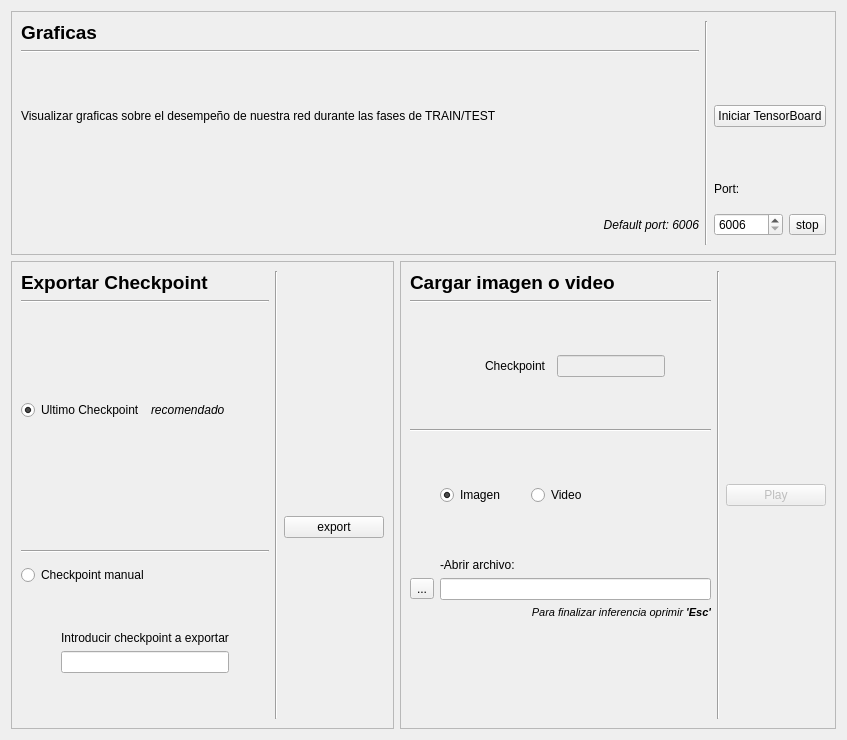
        <widget class="QWidget" name="tab_4">
         <attribute name="title">
          <string>FASE4: Testing</string>
         </attribute>
         <layout class="QGridLayout" name="gridLayout_39">
          <item row="0" column="0" colspan="2">
           <widget class="QFrame" name="frame_12">
            <property name="frameShape">
             <enum>QFrame::StyledPanel</enum>
            </property>
            <property name="frameShadow">
             <enum>QFrame::Raised</enum>
            </property>
            <layout class="QGridLayout" name="gridLayout_32">
             <item row="0" column="5" rowspan="7">
              <widget class="Line" name="line_7">
               <property name="orientation">
                <enum>Qt::Vertical</enum>
               </property>
              </widget>
             </item>
             <item row="0" column="0">
              <widget class="QLabel" name="label_38">
               <property name="sizePolicy">
                <sizepolicy hsizetype="Fixed" vsizetype="MinimumExpanding">
                 <horstretch>0</horstretch>
                 <verstretch>0</verstretch>
                </sizepolicy>
               </property>
               <property name="text">
                <string>&lt;html&gt;&lt;head/&gt;&lt;body&gt;&lt;p&gt;&lt;span style=&quot; font-size:14pt; font-weight:600;&quot;&gt;Graficas&lt;/span&gt;&lt;/p&gt;&lt;/body&gt;&lt;/html&gt;</string>
               </property>
              </widget>
             </item>
             <item row="5" column="0">
              <spacer name="horizontalSpacer_12">
               <property name="orientation">
                <enum>Qt::Horizontal</enum>
               </property>
               <property name="sizeHint" stdset="0">
                <size>
                 <width>40</width>
                 <height>20</height>
                </size>
               </property>
              </spacer>
             </item>
             <item row="3" column="0">
              <widget class="QLabel" name="label_37">
               <property name="sizePolicy">
                <sizepolicy hsizetype="Preferred" vsizetype="Fixed">
                 <horstretch>0</horstretch>
                 <verstretch>0</verstretch>
                </sizepolicy>
               </property>
               <property name="text">
                <string>&lt;html&gt;&lt;head/&gt;&lt;body&gt;&lt;p&gt;Visualizar graficas sobre el desempeño de nuestra red durante las fases de TRAIN/TEST&lt;/p&gt;&lt;/body&gt;&lt;/html&gt;</string>
               </property>
              </widget>
             </item>
             <item row="6" column="1">
              <widget class="QLabel" name="label_40">
               <property name="text">
                <string>&lt;html&gt;&lt;head/&gt;&lt;body&gt;&lt;p align=&quot;right&quot;&gt;&lt;span style=&quot; font-style:italic;&quot;&gt;Default port: 6006&lt;/span&gt;&lt;/p&gt;&lt;/body&gt;&lt;/html&gt;</string>
               </property>
              </widget>
             </item>
             <item row="6" column="0">
              <spacer name="verticalSpacer_29">
               <property name="orientation">
                <enum>Qt::Vertical</enum>
               </property>
               <property name="sizeType">
                <enum>QSizePolicy::MinimumExpanding</enum>
               </property>
               <property name="sizeHint" stdset="0">
                <size>
                 <width>20</width>
                 <height>40</height>
                </size>
               </property>
              </spacer>
             </item>
             <item row="2" column="10">
              <spacer name="verticalSpacer_39">
               <property name="orientation">
                <enum>Qt::Vertical</enum>
               </property>
               <property name="sizeHint" stdset="0">
                <size>
                 <width>20</width>
                 <height>40</height>
                </size>
               </property>
              </spacer>
             </item>
             <item row="1" column="0" colspan="2">
              <widget class="Line" name="line">
               <property name="orientation">
                <enum>Qt::Horizontal</enum>
               </property>
              </widget>
             </item>
             <item row="4" column="10">
              <spacer name="verticalSpacer_24">
               <property name="orientation">
                <enum>Qt::Vertical</enum>
               </property>
               <property name="sizeType">
                <enum>QSizePolicy::Fixed</enum>
               </property>
               <property name="sizeHint" stdset="0">
                <size>
                 <width>20</width>
                 <height>40</height>
                </size>
               </property>
              </spacer>
             </item>
             <item row="6" column="11">
              <widget class="QToolButton" name="toolBStopgraphs">
               <property name="text">
                <string>stop</string>
               </property>
              </widget>
             </item>
             <item row="6" column="10">
              <widget class="QSpinBox" name="spinBport">
               <property name="enabled">
                <bool>true</bool>
               </property>
               <property name="wrapping">
                <bool>false</bool>
               </property>
               <property name="suffix">
                <string/>
               </property>
               <property name="prefix">
                <string/>
               </property>
               <property name="minimum">
                <number>6006</number>
               </property>
               <property name="maximum">
                <number>8000</number>
               </property>
               <property name="singleStep">
                <number>1</number>
               </property>
               <property name="value">
                <number>6006</number>
               </property>
              </widget>
             </item>
             <item row="5" column="10">
              <widget class="QLabel" name="label_39">
               <property name="text">
                <string>&lt;html&gt;&lt;head/&gt;&lt;body&gt;&lt;p&gt;Port:&lt;/p&gt;&lt;/body&gt;&lt;/html&gt;</string>
               </property>
              </widget>
             </item>
             <item row="3" column="10" colspan="2">
              <widget class="QPushButton" name="pbshowgraphs">
               <property name="sizePolicy">
                <sizepolicy hsizetype="MinimumExpanding" vsizetype="MinimumExpanding">
                 <horstretch>0</horstretch>
                 <verstretch>0</verstretch>
                </sizepolicy>
               </property>
               <property name="text">
                <string>Iniciar TensorBoard</string>
               </property>
              </widget>
             </item>
            </layout>
           </widget>
          </item>
          <item row="2" column="1">
           <widget class="QFrame" name="frame_15">
            <property name="enabled">
             <bool>true</bool>
            </property>
            <property name="frameShape">
             <enum>QFrame::StyledPanel</enum>
            </property>
            <property name="frameShadow">
             <enum>QFrame::Raised</enum>
            </property>
            <layout class="QGridLayout" name="gridLayout_38">
             <item row="9" column="1">
              <widget class="QLabel" name="label_42">
               <property name="sizePolicy">
                <sizepolicy hsizetype="Preferred" vsizetype="Fixed">
                 <horstretch>0</horstretch>
                 <verstretch>0</verstretch>
                </sizepolicy>
               </property>
               <property name="text">
                <string>&lt;html&gt;&lt;head/&gt;&lt;body&gt;&lt;p&gt;-Abrir archivo:&lt;/p&gt;&lt;/body&gt;&lt;/html&gt;</string>
               </property>
              </widget>
             </item>
             <item row="7" column="1">
              <widget class="QRadioButton" name="rb_imagen">
               <property name="text">
                <string>Imagen</string>
               </property>
               <property name="checked">
                <bool>true</bool>
               </property>
              </widget>
             </item>
             <item row="12" column="1">
              <spacer name="horizontalSpacer_15">
               <property name="orientation">
                <enum>Qt::Horizontal</enum>
               </property>
               <property name="sizeType">
                <enum>QSizePolicy::Fixed</enum>
               </property>
               <property name="sizeHint" stdset="0">
                <size>
                 <width>40</width>
                 <height>20</height>
                </size>
               </property>
              </spacer>
             </item>
             <item row="10" column="0">
              <widget class="QToolButton" name="bt_openfile">
               <property name="text">
                <string>...</string>
               </property>
              </widget>
             </item>
             <item row="10" column="1" colspan="3">
              <widget class="QLineEdit" name="lineEpathvideo">
               <property name="sizePolicy">
                <sizepolicy hsizetype="Minimum" vsizetype="Fixed">
                 <horstretch>0</horstretch>
                 <verstretch>0</verstretch>
                </sizepolicy>
               </property>
              </widget>
             </item>
             <item row="1" column="0" colspan="4">
              <widget class="Line" name="line_12">
               <property name="orientation">
                <enum>Qt::Horizontal</enum>
               </property>
              </widget>
             </item>
             <item row="0" column="4" rowspan="14">
              <widget class="Line" name="line_13">
               <property name="orientation">
                <enum>Qt::Vertical</enum>
               </property>
              </widget>
             </item>
             <item row="7" column="2">
              <widget class="QRadioButton" name="rb_video">
               <property name="text">
                <string>Video</string>
               </property>
              </widget>
             </item>
             <item row="12" column="2">
              <spacer name="verticalSpacer_22">
               <property name="orientation">
                <enum>Qt::Vertical</enum>
               </property>
               <property name="sizeType">
                <enum>QSizePolicy::Preferred</enum>
               </property>
               <property name="sizeHint" stdset="0">
                <size>
                 <width>20</width>
                 <height>88</height>
                </size>
               </property>
              </spacer>
             </item>
             <item row="8" column="1">
              <spacer name="verticalSpacer_5">
               <property name="orientation">
                <enum>Qt::Vertical</enum>
               </property>
               <property name="sizeType">
                <enum>QSizePolicy::Fixed</enum>
               </property>
               <property name="sizeHint" stdset="0">
                <size>
                 <width>20</width>
                 <height>40</height>
                </size>
               </property>
              </spacer>
             </item>
             <item row="3" column="1" colspan="3">
              <layout class="QHBoxLayout" name="horizontalLayout_5">
               <item>
                <spacer name="horizontalSpacer_6">
                 <property name="orientation">
                  <enum>Qt::Horizontal</enum>
                 </property>
                 <property name="sizeType">
                  <enum>QSizePolicy::Fixed</enum>
                 </property>
                 <property name="sizeHint" stdset="0">
                  <size>
                   <width>40</width>
                   <height>20</height>
                  </size>
                 </property>
                </spacer>
               </item>
               <item>
                <widget class="QLabel" name="label_47">
                 <property name="sizePolicy">
                  <sizepolicy hsizetype="Fixed" vsizetype="Preferred">
                   <horstretch>0</horstretch>
                   <verstretch>0</verstretch>
                  </sizepolicy>
                 </property>
                 <property name="text">
                  <string>&lt;html&gt;&lt;head/&gt;&lt;body&gt;&lt;p&gt;Checkpoint&lt;/p&gt;&lt;/body&gt;&lt;/html&gt;</string>
                 </property>
                </widget>
               </item>
               <item>
                <widget class="QLineEdit" name="lineE_checkpoint_main">
                 <property name="enabled">
                  <bool>false</bool>
                 </property>
                 <property name="sizePolicy">
                  <sizepolicy hsizetype="Fixed" vsizetype="Fixed">
                   <horstretch>0</horstretch>
                   <verstretch>0</verstretch>
                  </sizepolicy>
                 </property>
                </widget>
               </item>
               <item>
                <spacer name="horizontalSpacer_11">
                 <property name="orientation">
                  <enum>Qt::Horizontal</enum>
                 </property>
                 <property name="sizeType">
                  <enum>QSizePolicy::Fixed</enum>
                 </property>
                 <property name="sizeHint" stdset="0">
                  <size>
                   <width>40</width>
                   <height>20</height>
                  </size>
                 </property>
                </spacer>
               </item>
              </layout>
             </item>
             <item row="5" column="0" colspan="4">
              <widget class="Line" name="line_20">
               <property name="orientation">
                <enum>Qt::Horizontal</enum>
               </property>
              </widget>
             </item>
             <item row="4" column="1">
              <spacer name="verticalSpacer_20">
               <property name="orientation">
                <enum>Qt::Vertical</enum>
               </property>
               <property name="sizeType">
                <enum>QSizePolicy::Fixed</enum>
               </property>
               <property name="sizeHint" stdset="0">
                <size>
                 <width>20</width>
                 <height>40</height>
                </size>
               </property>
              </spacer>
             </item>
             <item row="2" column="1">
              <spacer name="verticalSpacer_28">
               <property name="orientation">
                <enum>Qt::Vertical</enum>
               </property>
               <property name="sizeHint" stdset="0">
                <size>
                 <width>20</width>
                 <height>40</height>
                </size>
               </property>
              </spacer>
             </item>
             <item row="7" column="5">
              <widget class="QPushButton" name="buttonPlay">
               <property name="enabled">
                <bool>false</bool>
               </property>
               <property name="sizePolicy">
                <sizepolicy hsizetype="Fixed" vsizetype="Fixed">
                 <horstretch>0</horstretch>
                 <verstretch>0</verstretch>
                </sizepolicy>
               </property>
               <property name="minimumSize">
                <size>
                 <width>100</width>
                 <height>20</height>
                </size>
               </property>
               <property name="text">
                <string>Play</string>
               </property>
              </widget>
             </item>
             <item row="2" column="5">
              <spacer name="horizontalSpacer_8">
               <property name="orientation">
                <enum>Qt::Horizontal</enum>
               </property>
               <property name="sizeType">
                <enum>QSizePolicy::Fixed</enum>
               </property>
               <property name="sizeHint" stdset="0">
                <size>
                 <width>100</width>
                 <height>20</height>
                </size>
               </property>
              </spacer>
             </item>
             <item row="6" column="1">
              <spacer name="verticalSpacer_23">
               <property name="orientation">
                <enum>Qt::Vertical</enum>
               </property>
               <property name="sizeHint" stdset="0">
                <size>
                 <width>20</width>
                 <height>40</height>
                </size>
               </property>
              </spacer>
             </item>
             <item row="0" column="0" colspan="3">
              <widget class="QLabel" name="label_20">
               <property name="sizePolicy">
                <sizepolicy hsizetype="Minimum" vsizetype="Fixed">
                 <horstretch>0</horstretch>
                 <verstretch>0</verstretch>
                </sizepolicy>
               </property>
               <property name="text">
                <string>&lt;html&gt;&lt;head/&gt;&lt;body&gt;&lt;p&gt;&lt;span style=&quot; font-size:14pt; font-weight:600;&quot;&gt;Cargar imagen o video&lt;/span&gt;&lt;/p&gt;&lt;/body&gt;&lt;/html&gt;</string>
               </property>
              </widget>
             </item>
             <item row="11" column="2" colspan="2">
              <widget class="QLabel" name="label_3">
               <property name="text">
                <string>&lt;html&gt;&lt;head/&gt;&lt;body&gt;&lt;p align=&quot;right&quot;&gt;&lt;span style=&quot; font-size:8pt; font-style:italic;&quot;&gt;Para finalizar inferencia oprimir&lt;/span&gt;&lt;span style=&quot; font-size:8pt; font-weight:600; font-style:italic;&quot;&gt; 'Esc'&lt;/span&gt;&lt;/p&gt;&lt;/body&gt;&lt;/html&gt;</string>
               </property>
              </widget>
             </item>
            </layout>
           </widget>
          </item>
          <item row="2" column="0">
           <widget class="QFrame" name="frame_16">
            <property name="sizePolicy">
             <sizepolicy hsizetype="Preferred" vsizetype="MinimumExpanding">
              <horstretch>0</horstretch>
              <verstretch>0</verstretch>
             </sizepolicy>
            </property>
            <property name="frameShape">
             <enum>QFrame::StyledPanel</enum>
            </property>
            <property name="frameShadow">
             <enum>QFrame::Raised</enum>
            </property>
            <layout class="QGridLayout" name="gridLayout_40">
             <item row="1" column="2" rowspan="12">
              <widget class="Line" name="line_9">
               <property name="sizePolicy">
                <sizepolicy hsizetype="Fixed" vsizetype="Expanding">
                 <horstretch>0</horstretch>
                 <verstretch>0</verstretch>
                </sizepolicy>
               </property>
               <property name="orientation">
                <enum>Qt::Vertical</enum>
               </property>
              </widget>
             </item>
             <item row="10" column="0">
              <widget class="QRadioButton" name="rb_manualCheck">
               <property name="text">
                <string>Checkpoint manual</string>
               </property>
              </widget>
             </item>
             <item row="3" column="0">
              <spacer name="verticalSpacer_31">
               <property name="orientation">
                <enum>Qt::Vertical</enum>
               </property>
               <property name="sizeHint" stdset="0">
                <size>
                 <width>20</width>
                 <height>40</height>
                </size>
               </property>
              </spacer>
             </item>
             <item row="5" column="0">
              <spacer name="verticalSpacer_36">
               <property name="orientation">
                <enum>Qt::Vertical</enum>
               </property>
               <property name="sizeHint" stdset="0">
                <size>
                 <width>20</width>
                 <height>40</height>
                </size>
               </property>
              </spacer>
             </item>
             <item row="6" column="3">
              <widget class="QPushButton" name="button_exportG">
               <property name="sizePolicy">
                <sizepolicy hsizetype="Fixed" vsizetype="Fixed">
                 <horstretch>0</horstretch>
                 <verstretch>0</verstretch>
                </sizepolicy>
               </property>
               <property name="minimumSize">
                <size>
                 <width>100</width>
                 <height>20</height>
                </size>
               </property>
               <property name="text">
                <string>export</string>
               </property>
              </widget>
             </item>
             <item row="2" column="0" colspan="2">
              <widget class="Line" name="line_16">
               <property name="orientation">
                <enum>Qt::Horizontal</enum>
               </property>
              </widget>
             </item>
             <item row="8" column="0" colspan="2">
              <widget class="Line" name="line_14">
               <property name="orientation">
                <enum>Qt::Horizontal</enum>
               </property>
              </widget>
             </item>
             <item row="11" column="0" colspan="2">
              <layout class="QGridLayout" name="gridLayout_15">
               <item row="2" column="0">
                <spacer name="horizontalSpacer_19">
                 <property name="orientation">
                  <enum>Qt::Horizontal</enum>
                 </property>
                 <property name="sizeType">
                  <enum>QSizePolicy::Fixed</enum>
                 </property>
                 <property name="sizeHint" stdset="0">
                  <size>
                   <width>40</width>
                   <height>20</height>
                  </size>
                 </property>
                </spacer>
               </item>
               <item row="2" column="1">
                <widget class="QLineEdit" name="lineE_checkpoint">
                 <property name="sizePolicy">
                  <sizepolicy hsizetype="Minimum" vsizetype="Fixed">
                   <horstretch>0</horstretch>
                   <verstretch>0</verstretch>
                  </sizepolicy>
                 </property>
                 <property name="layoutDirection">
                  <enum>Qt::LeftToRight</enum>
                 </property>
                 <property name="alignment">
                  <set>Qt::AlignCenter</set>
                 </property>
                </widget>
               </item>
               <item row="1" column="1">
                <widget class="QLabel" name="label_43">
                 <property name="sizePolicy">
                  <sizepolicy hsizetype="Fixed" vsizetype="Fixed">
                   <horstretch>0</horstretch>
                   <verstretch>0</verstretch>
                  </sizepolicy>
                 </property>
                 <property name="text">
                  <string>&lt;html&gt;&lt;head/&gt;&lt;body&gt;&lt;p&gt;Introducir checkpoint a exportar&lt;/p&gt;&lt;/body&gt;&lt;/html&gt;</string>
                 </property>
                </widget>
               </item>
               <item row="3" column="1">
                <spacer name="verticalSpacer_37">
                 <property name="orientation">
                  <enum>Qt::Vertical</enum>
                 </property>
                 <property name="sizeHint" stdset="0">
                  <size>
                   <width>20</width>
                   <height>40</height>
                  </size>
                 </property>
                </spacer>
               </item>
               <item row="0" column="1">
                <spacer name="verticalSpacer_38">
                 <property name="orientation">
                  <enum>Qt::Vertical</enum>
                 </property>
                 <property name="sizeHint" stdset="0">
                  <size>
                   <width>20</width>
                   <height>40</height>
                  </size>
                 </property>
                </spacer>
               </item>
               <item row="2" column="2">
                <spacer name="horizontalSpacer_20">
                 <property name="orientation">
                  <enum>Qt::Horizontal</enum>
                 </property>
                 <property name="sizeType">
                  <enum>QSizePolicy::Fixed</enum>
                 </property>
                 <property name="sizeHint" stdset="0">
                  <size>
                   <width>40</width>
                   <height>20</height>
                  </size>
                 </property>
                </spacer>
               </item>
              </layout>
             </item>
             <item row="4" column="0" colspan="2">
              <layout class="QHBoxLayout" name="horizontalLayout">
               <item>
                <widget class="QRadioButton" name="rb_lastCheck">
                 <property name="text">
                  <string>Ultimo Checkpoint</string>
                 </property>
                 <property name="checked">
                  <bool>true</bool>
                 </property>
                </widget>
               </item>
               <item>
                <widget class="QLabel" name="label_44">
                 <property name="sizePolicy">
                  <sizepolicy hsizetype="Minimum" vsizetype="Preferred">
                   <horstretch>0</horstretch>
                   <verstretch>0</verstretch>
                  </sizepolicy>
                 </property>
                 <property name="text">
                  <string>&lt;html&gt;&lt;head/&gt;&lt;body&gt;&lt;p&gt;&lt;span style=&quot; font-size:9pt; font-style:italic;&quot;&gt;recomendado&lt;/span&gt;&lt;/p&gt;&lt;/body&gt;&lt;/html&gt;</string>
                 </property>
                </widget>
               </item>
              </layout>
             </item>
             <item row="1" column="0" colspan="2">
              <widget class="QLabel" name="label_45">
               <property name="sizePolicy">
                <sizepolicy hsizetype="Minimum" vsizetype="Fixed">
                 <horstretch>0</horstretch>
                 <verstretch>0</verstretch>
                </sizepolicy>
               </property>
               <property name="text">
                <string>&lt;html&gt;&lt;head/&gt;&lt;body&gt;&lt;p&gt;&lt;span style=&quot; font-size:14pt; font-weight:600;&quot;&gt;Exportar Checkpoint&lt;/span&gt;&lt;/p&gt;&lt;/body&gt;&lt;/html&gt;</string>
               </property>
              </widget>
             </item>
            </layout>
           </widget>
          </item>
         </layout>
        </widget>
